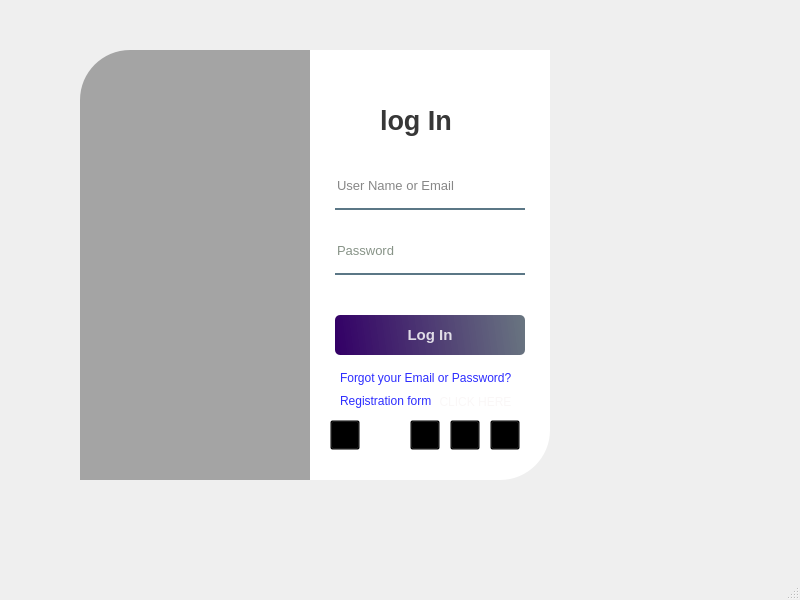
<?xml version="1.0" encoding="UTF-8"?>
<ui version="4.0">
 <class>second</class>
 <widget class="QMainWindow" name="second">
  <property name="geometry">
   <rect>
    <x>0</x>
    <y>0</y>
    <width>800</width>
    <height>600</height>
   </rect>
  </property>
  <property name="windowTitle">
   <string>MainWindow</string>
  </property>
  <widget class="QWidget" name="centralwidget">
   <widget class="QWidget" name="widget" native="true">
    <property name="geometry">
     <rect>
      <x>40</x>
      <y>20</y>
      <width>550</width>
      <height>500</height>
     </rect>
    </property>
    <property name="styleSheet">
     <string notr="true">QPushButton#pushButton{
	
	
	background-color: qlineargradient(spread:pad, x1:0, y1:0.505682,x2:1,y2:0.477,stop:0 rgba(11,131,120,219),stop:1 rgba(85,98,112,226));
	color:rgba(255,255,255,210);
	border-radius:5px;
}
QPushButton#pushButton:hover{
	
	background-color: qlineargradient(spread:pad, x1:0, y1:0.505682,x2:1,y2:0.477,stop:0 rgba(150,123,111,219),stop:1 rgba(85,81,84,226));
	
}
QPushButton#pushButton:pressed{
	
	padding-left:5px;
	padding-top:5px;
	background-color:rgba(150,123,111,255);
	
}



QPushButton#vkbutton,#vkbutton,#gitbutton,#tgbutton,#twitterbutton,#clicktoregister{
	
	background-color: rgba(0,0,0,0);
	color:rgba(85,98,112,255);
	
}
QPushButton#vkbutton:hover,#youtubebutton:hover,#gitbutton:hover,#tgbutton:hover,#twitterbutton:hover,#clicktoregister:hover{
	
	color: rgba(131,96,53,255);
	
}
QPushButton#vkbutton:pressed,#youtubebutton:pressed,#gitbutton:pressed,#tgbutton:pressed,#twitterbutton:pressed,clicktoregister:pressed{
	
	padding-left:5px;
	padding-top:5px;
	color:rgba(91,88,53,255);
	
}
</string>
    </property>
    <widget class="QLabel" name="label">
     <property name="geometry">
      <rect>
       <x>40</x>
       <y>30</y>
       <width>280</width>
       <height>430</height>
      </rect>
     </property>
     <property name="styleSheet">
      <string notr="true">border-image: url(:/resourse/krasivyi-fon-78-1 (1).jpeg);
border-top-left-radius:50px;
background-color:rgba(0,0,0,80);</string>
     </property>
     <property name="text">
      <string/>
     </property>
    </widget>
    <widget class="QLabel" name="label_2">
     <property name="geometry">
      <rect>
       <x>270</x>
       <y>30</y>
       <width>240</width>
       <height>430</height>
      </rect>
     </property>
     <property name="layoutDirection">
      <enum>Qt::LeftToRight</enum>
     </property>
     <property name="autoFillBackground">
      <bool>false</bool>
     </property>
     <property name="styleSheet">
      <string notr="true">background-color:rgba(255,255,255,255);
border-bottom-right-radius:50px;</string>
     </property>
     <property name="text">
      <string/>
     </property>
    </widget>
    <widget class="QLabel" name="label_3">
     <property name="geometry">
      <rect>
       <x>340</x>
       <y>80</y>
       <width>100</width>
       <height>40</height>
      </rect>
     </property>
     <property name="font">
      <font>
       <pointsize>20</pointsize>
       <bold>true</bold>
      </font>
     </property>
     <property name="styleSheet">
      <string notr="true">color:rgba(0,0,0,200)</string>
     </property>
     <property name="text">
      <string>log In</string>
     </property>
    </widget>
    <widget class="QLineEdit" name="nameoremail">
     <property name="geometry">
      <rect>
       <x>295</x>
       <y>150</y>
       <width>190</width>
       <height>40</height>
      </rect>
     </property>
     <property name="font">
      <font>
       <pointsize>10</pointsize>
      </font>
     </property>
     <property name="styleSheet">
      <string notr="true">background-color:rgba(0,0,0,0);
border:none;
border-bottom:2px solid rgba(46,82,101,200);
color:rgba(0,0,0,240);
padding-bottom:7px;
</string>
     </property>
     <property name="frame">
      <bool>false</bool>
     </property>
     <property name="echoMode">
      <enum>QLineEdit::Normal</enum>
     </property>
     <property name="placeholderText">
      <string>User Name or Email</string>
     </property>
    </widget>
    <widget class="QLineEdit" name="password">
     <property name="geometry">
      <rect>
       <x>295</x>
       <y>215</y>
       <width>190</width>
       <height>40</height>
      </rect>
     </property>
     <property name="font">
      <font>
       <pointsize>10</pointsize>
      </font>
     </property>
     <property name="styleSheet">
      <string notr="true">background-color:rgba(0,0,0,0);
border:none;
border-bottom:2px solid rgba(46,82,101,200);
color:rgba(0,25,0,240);
padding-bottom:7px;
</string>
     </property>
     <property name="maxLength">
      <number>100</number>
     </property>
     <property name="frame">
      <bool>false</bool>
     </property>
     <property name="echoMode">
      <enum>QLineEdit::Password</enum>
     </property>
     <property name="cursorPosition">
      <number>0</number>
     </property>
     <property name="placeholderText">
      <string>Password</string>
     </property>
    </widget>
    <widget class="QPushButton" name="pushButton">
     <property name="geometry">
      <rect>
       <x>295</x>
       <y>295</y>
       <width>190</width>
       <height>40</height>
      </rect>
     </property>
     <property name="font">
      <font>
       <pointsize>11</pointsize>
       <bold>true</bold>
      </font>
     </property>
     <property name="styleSheet">
      <string notr="true">QPushButton#pushButton{
	
	background-color: qlineargradient(spread:pad, x1:0, y1:0.505682,x2:1,y2:0.477,stop:0 rgba(51,0,102,255),stop:1 rgba(85,98,112,226));
	color:rgba(255,255,255,210);
	border-radius:5px;
}
QPushButton#pushButton:hover{
	
	background-color: qlineargradient(spread:pad, x1:0, y1:0.505682,x2:1,y2:0.477,stop:0 rgba(85,81,84,226),stop:1 rgba(51,0,102,255));
	
}
QPushButton#pushButton:pressed{
	
	padding-left:5px;
	padding-top:5px;
	background-color:rgba(149,33,246,255);
	
}</string>
     </property>
     <property name="text">
      <string>Log In</string>
     </property>
    </widget>
    <widget class="QLabel" name="label_4">
     <property name="geometry">
      <rect>
       <x>300</x>
       <y>350</y>
       <width>181</width>
       <height>16</height>
      </rect>
     </property>
     <property name="styleSheet">
      <string notr="true">color:rgba(0,0,255,210);</string>
     </property>
     <property name="text">
      <string>Forgot your Email or Password?</string>
     </property>
    </widget>
    <widget class="QPushButton" name="youtubebutton">
     <property name="geometry">
      <rect>
       <x>330</x>
       <y>400</y>
       <width>30</width>
       <height>30</height>
      </rect>
     </property>
     <property name="maximumSize">
      <size>
       <width>30</width>
       <height>30</height>
      </size>
     </property>
     <property name="font">
      <font>
       <stylestrategy>PreferAntialias</stylestrategy>
      </font>
     </property>
     <property name="styleSheet">
      <string notr="true">image: url(:/resourse/icons8-ютуб-32.png);
border:None</string>
     </property>
     <property name="text">
      <string/>
     </property>
    </widget>
    <widget class="QPushButton" name="vkbutton">
     <property name="geometry">
      <rect>
       <x>290</x>
       <y>400</y>
       <width>30</width>
       <height>30</height>
      </rect>
     </property>
     <property name="maximumSize">
      <size>
       <width>30</width>
       <height>30</height>
      </size>
     </property>
     <property name="font">
      <font>
       <stylestrategy>PreferAntialias</stylestrategy>
      </font>
     </property>
     <property name="styleSheet">
      <string notr="true">image: url(:/resourse/icons8-вконтакте-32.png);</string>
     </property>
     <property name="text">
      <string/>
     </property>
    </widget>
    <widget class="QPushButton" name="gitbutton">
     <property name="geometry">
      <rect>
       <x>370</x>
       <y>400</y>
       <width>30</width>
       <height>30</height>
      </rect>
     </property>
     <property name="maximumSize">
      <size>
       <width>30</width>
       <height>30</height>
      </size>
     </property>
     <property name="font">
      <font>
       <stylestrategy>PreferAntialias</stylestrategy>
      </font>
     </property>
     <property name="styleSheet">
      <string notr="true">image: url(:/resourse/icons8-github-32 (1).png);</string>
     </property>
     <property name="text">
      <string/>
     </property>
    </widget>
    <widget class="QPushButton" name="tgbutton">
     <property name="geometry">
      <rect>
       <x>410</x>
       <y>400</y>
       <width>30</width>
       <height>30</height>
      </rect>
     </property>
     <property name="maximumSize">
      <size>
       <width>30</width>
       <height>30</height>
      </size>
     </property>
     <property name="font">
      <font>
       <stylestrategy>PreferAntialias</stylestrategy>
      </font>
     </property>
     <property name="styleSheet">
      <string notr="true">image: url(:/resourse/icons8-телеграмма-app-32.png);</string>
     </property>
     <property name="text">
      <string/>
     </property>
    </widget>
    <widget class="QPushButton" name="twitterbutton">
     <property name="geometry">
      <rect>
       <x>450</x>
       <y>400</y>
       <width>30</width>
       <height>30</height>
      </rect>
     </property>
     <property name="maximumSize">
      <size>
       <width>30</width>
       <height>30</height>
      </size>
     </property>
     <property name="font">
      <font>
       <stylestrategy>PreferAntialias</stylestrategy>
      </font>
     </property>
     <property name="styleSheet">
      <string notr="true">image: url(:/resourse/icons8-твиттер-32.png);</string>
     </property>
     <property name="text">
      <string/>
     </property>
    </widget>
    <widget class="QLabel" name="label_6">
     <property name="geometry">
      <rect>
       <x>70</x>
       <y>130</y>
       <width>181</width>
       <height>61</height>
      </rect>
     </property>
     <property name="styleSheet">
      <string notr="true">border-image: url(:/resourse/туц.png);</string>
     </property>
     <property name="text">
      <string/>
     </property>
    </widget>
    <widget class="QPushButton" name="clicktoregister">
     <property name="geometry">
      <rect>
       <x>395</x>
       <y>365</y>
       <width>81</width>
       <height>41</height>
      </rect>
     </property>
     <property name="styleSheet">
      <string notr="true">background-color:rgba(0,0,0,0);
border-image: url(:/resourse/click.png);
border:none;
color:rgba(250,247,247,1);
padding-bottom:7px;
</string>
     </property>
     <property name="text">
      <string>CLICK HERE</string>
     </property>
    </widget>
    <widget class="QLabel" name="label_7">
     <property name="geometry">
      <rect>
       <x>300</x>
       <y>370</y>
       <width>101</width>
       <height>21</height>
      </rect>
     </property>
     <property name="styleSheet">
      <string notr="true">color:rgba(0,0,255,210);</string>
     </property>
     <property name="text">
      <string>Registration form</string>
     </property>
    </widget>
    <widget class="QLabel" name="message">
     <property name="geometry">
      <rect>
       <x>280</x>
       <y>270</y>
       <width>221</width>
       <height>20</height>
      </rect>
     </property>
     <property name="text">
      <string/>
     </property>
    </widget>
   </widget>
  </widget>
  <widget class="QMenuBar" name="menubar">
   <property name="geometry">
    <rect>
     <x>0</x>
     <y>0</y>
     <width>800</width>
     <height>22</height>
    </rect>
   </property>
  </widget>
  <widget class="QStatusBar" name="statusbar"/>
 </widget>
 <resources/>
 <connections/>
</ui>
